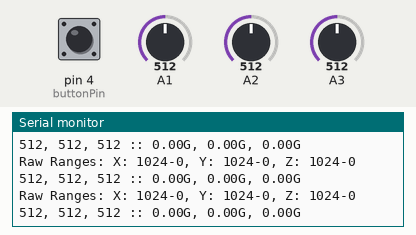
The sketch below on a simulated Arduino Uno, built with avr-gcc and run on an emulated ATmega328P. Parts: the last lines printed to the serial monitor. The inputs (shaded band) are chosen by the test bench; at power-on: pin 4 (buttonPin) HIGH, A1 = 512, A2 = 512, A3 = 512.

Above: at 1.2 s.
1.3 s: pin 4 (buttonPin) pulled LOW for 1 s
At 5.3 s:
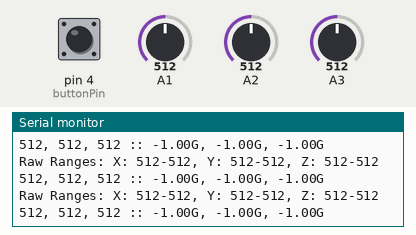
5.4 s: pin 4 (buttonPin) pulled LOW for 1 s
9.5 s: pin 4 (buttonPin) pulled LOW for 1 s
13.6 s: A1 set to 716
At 14.04 s:
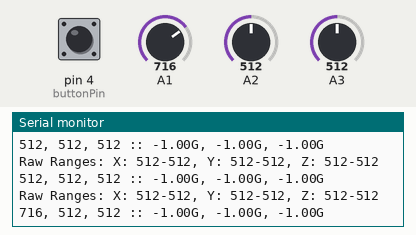
15.1 s: A2 set to 716
At 15.1 s:
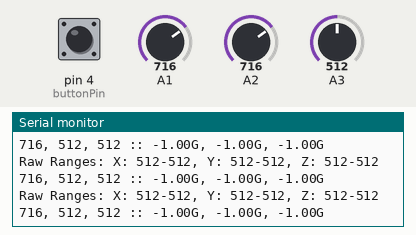
16.6 s: A3 set to 716
At 16.7 s:
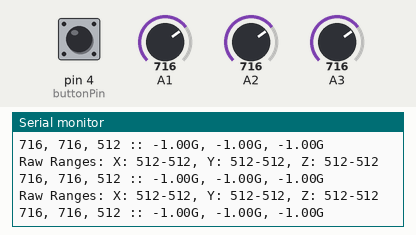

The sketch:

sketch_apr16b.ino
```cpp
const int xInput = A1;
const int yInput = A2;
const int zInput = A3;
const int buttonPin = 4;

// Raw Ranges:
// initialize to mid-range and allow calibration to
// find the minimum and maximum for each axis
int xRawMin = 1024;
int xRawMax = 0;
int yRawMin = 1024;
int yRawMax = 0;
int zRawMin = 1024;
int zRawMax = 0;

// Take multiple samples to reduce noise
const int sampleSize = 10;

void setup()
{
  analogReference(EXTERNAL);
  Serial.begin(9600);
}

void loop()
{
  int xRaw = ReadAxis(xInput);
  int yRaw = ReadAxis(yInput);
  int zRaw = ReadAxis(zInput);

  if (digitalRead(buttonPin) == LOW)
  {
    AutoCalibrate(xRaw, yRaw, zRaw);
  }
  else
  {
    Serial.print("Raw Ranges: X: ");
    Serial.print(xRawMin);
    Serial.print("-");
    Serial.print(xRawMax);

    Serial.print(", Y: ");
    Serial.print(yRawMin);
    Serial.print("-");
    Serial.print(yRawMax);

    Serial.print(", Z: ");
    Serial.print(zRawMin);
    Serial.print("-");
    Serial.print(zRawMax);
    Serial.println();
    Serial.print(xRaw);
    Serial.print(", ");
    Serial.print(yRaw);
    Serial.print(", ");
    Serial.print(zRaw);

    // Convert raw values to 'milli-Gs"
    long xScaled = map(xRaw, xRawMin, xRawMax, -1000, 1000);
    long yScaled = map(yRaw, yRawMin, yRawMax, -1000, 1000);
    long zScaled = map(zRaw, zRawMin, zRawMax, -1000, 1000);

    // re-scale to fractional Gs
    float xAccel = xScaled / 1000.0;
    float yAccel = yScaled / 1000.0;
    float zAccel = zScaled / 1000.0;

    Serial.print(" :: ");
    Serial.print(xAccel);
    Serial.print("G, ");
    Serial.print(yAccel);
    Serial.print("G, ");
    Serial.print(zAccel);
    Serial.println("G");

  delay(500);
  }
}

//
// Read "sampleSize" samples and report the average
//
int ReadAxis(int axisPin)
{
  long reading = 0;
  delay(1);
  for (int i = 0; i < sampleSize; i++)
  {
    reading += analogRead(axisPin);
  }
  return reading/sampleSize;
}

//
// Find the extreme raw readings from each axis
//
void AutoCalibrate(int xRaw, int yRaw, int zRaw)
{
  //Serial.println("Calibrate");
  if (xRaw < xRawMin)
  {
    xRawMin = xRaw;
  }
  if (xRaw > xRawMax)
  {
    xRawMax = xRaw;
  }

  if (yRaw < yRawMin)
  {
    yRawMin = yRaw;
  }
  if (yRaw > yRawMax)
  {
    yRawMax = yRaw;
  }

  if (zRaw < zRawMin)
  {
    zRawMin = zRaw;
  }
  if (zRaw > zRawMax)
  {
    zRawMax = zRaw;
  }
}
```

Measured:
- after the input at 1.3 s, the serial monitor: prints a new line after 1.0 s (image 1)
- after the input at 13.6 s, the serial monitor: prints a new line after 0.14 s (image 2)
